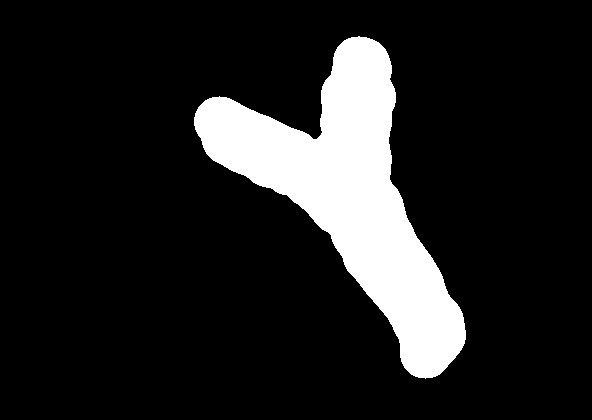
#> input picture maskt1.png, 592 x 420 px
$ jupyter execute --allow-errors 'Extração de Métricas.ipynb'   (Python 2 division)
#> lines starting #> are read from the running program, lines starting #| are printed output that depends on the picture; after the words box and inside, x2 and y2 are one past the last pixel; in counts of white or black regions, pixels touching at a corner belong together; pictures that were not available may be replaced by others from this repository, and a replacement may not be noted
#> `mask = cv2.imread('maskt1.png',0)`: mask: shape (420, 592); values 0 (black) and 1 (white), 13.3% white; 1 white region, box (x1, y1, x2, y2) and area: (194, 36, 466, 379) 33183
[cell 1]
import cv2

import numpy as np

import matplotlib.pyplot as plt

from skimage.filters import threshold_otsu

import scipy
from scipy.signal import convolve

import os

import xml.etree.ElementTree as ET

import math
from decimal import *

[cell 2]
def unsharp_mask(img, intensity):
    '''
    np.array, float -> np.array
    Realça as bordas através da aplicação do unsharp mask
    (convolução do filtro identidade - filtro laplaciano ponderado).

    Parâmetros
    ----------
    img : imagem de entrada a ser realçada pela técnica.
    intensity: intensidade da ponderação do realce de bordas.

    Return
    ------
    Numpy array contendo a imagem com bordas destacadas através do unsharp mask.
    '''
    kernel = np.array([[0,             -1*intensity,              0],
                       [-1*intensity,  (4*intensity)+1, -1*intensity],
                       [0,             -1*intensity,              0]])
    return convolve(img, kernel, mode='same')

[cell 3]
# [24 lines left out: function resultados, not called in this run]

[cell 4]
def read_content(xml_file):
    '''
    arquivo.xml -> string, list
    Realiza o parsing de um arquivo xml contendo as anotações ground truth de um quadro do vídeo
    e retorna o nome do quadro e a lista de coordenadas das caixas que contém as células anotadas.

    Parâmetros
    ----------
    xml_file: caminho para o arquivo xml

    Return
    ------
    filename: string com o nome do arquivo contendo o frame.
    list_with_all_boxes: literalmente uma lista contendo as coordenadas dos limites de todas as caixas
    que contém as células anotadas naquele quadro.
    '''

    #Define a árvore, e a raiz da mesma, que estrutura o arquivo
    tree = ET.parse(xml_file)
    root = tree.getroot()

    #Inicializa uma lista vazia
    list_with_all_boxes = []
    list_with_all_centers = []

    #Faz a leitura e o parsing do arquivo
    for boxes in root.iter('object'):

        filename = root.find('filename').text

        ymin, xmin, ymax, xmax = None, None, None, None

        for box in boxes.findall("bndbox"):
            ymin = int(box.find("ymin").text)
            xmin = int(box.find("xmin").text)
            ymax = int(box.find("ymax").text)
            xmax = int(box.find("xmax").text)

        #Formata e adiciona a lista um conjunto de coordenadas correspondente a uma célula anotada
        list_with_single_boxes = [xmin, ymin, xmax, ymax]
        list_with_all_boxes.append(list_with_single_boxes)
        list_with_all_centers.append(coord_to_center(xmin, ymin, xmax, ymax))

    return filename, list_with_all_boxes, list_with_all_centers

[cell 5]
# [14 lines left out: function coord_to_center, not called in this run]

[cell 6]
# [19 lines left out: function min_dist, not called in this run]

[cell 7]
# [20 lines left out: function min_dist_box, not called in this run]

[cell 8]
def TP_FP_FN(diretorio_img, diretorio_xml,mask):
    '''
    diretorio, diretorio, numpy.array -> int, int, int

    Dados um diretorio de imagens, um diretorio de xml's, e uma máscara, realiza a aplicação da transformada
    de Hough para circulos em todas as imagens do diretório, e compara os resultados encontrados com as anotações
    contidas nos arquivos xml dentro do diretorio de xml's.
    Parâmetros
    ----------
    diretorio_img: Caminho do diretório populado com imagens a processar.
    diretorio_xml: Caminho do diretório populado com xml's das anotações ground truth respectiva aos quadros do vídeo
    mask: np.array contendo a máscara de segmentação da área de interesse do quadro.

    Return
    ------
    TP: True positives, detecções que de fato pertencem ao quadro.
    FP: False positives, detecções que não pertencem ao quadro, de fato.
    FN: False negatives, células anotadas que não foram detectadas.
    '''
#> called with diretorio_img = 'to_process/', diretorio_xml = 'annotations_to_process/'

    #Variavel local
    TP = 0
    FP = 0
    FN = 0

    #Lista todos os arquivos nos diretórios
    files_img = os.listdir(diretorio_img)
    files_xml = os.listdir(diretorio_xml)

    #Organiza todos os arquivos encontrados
    files_img = np.sort(files_img)
    files_xml = np.sort(files_xml)

    #Extrai, uma-a-uma, as imagens do diretório para serem processadas
    num_files_img = len(files_img)
    img_matrix = np.zeros((num_files_img,420,592), dtype=np.uint8)

    for file_index, file in enumerate(files_img):
        TP_frame = 0
        FP_frame = 0
        FN_frame = 0

        img_matrix[file_index] = cv2.imread((diretorio_img+file),0)
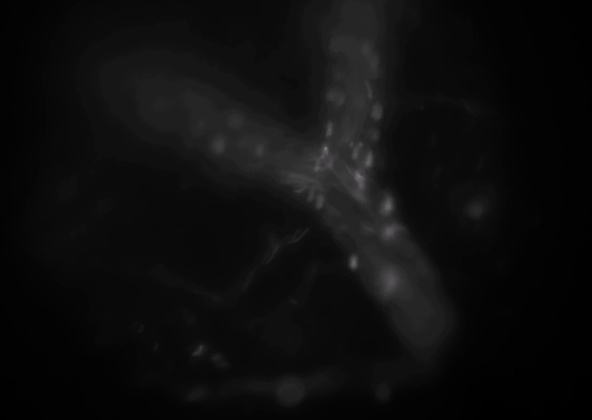
#> input picture to_process/brain_1__100.jpg, 592 x 420 px

        #Conversão para RGB, para sobrepor os círculos encontrados
        cimg = cv2.cvtColor(img_matrix[file_index],cv2.COLOR_GRAY2BGR)

        #Aplicação do unsharp mask para o destaque de bordas
        img_enhanced = unsharp_mask(img_matrix[file_index], 1)

        #Aplicação da máscara
        img_enhanced_masked = np.multiply(img_enhanced,mask)
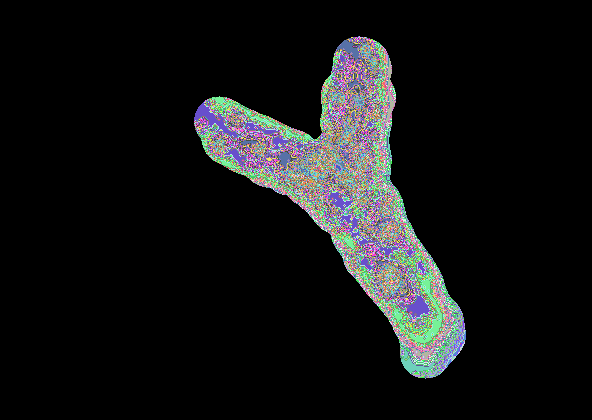
#> img_enhanced_masked: shape (420, 592) int64; 129 distinct labels, from 0 to 183; one colour per label, 0 black
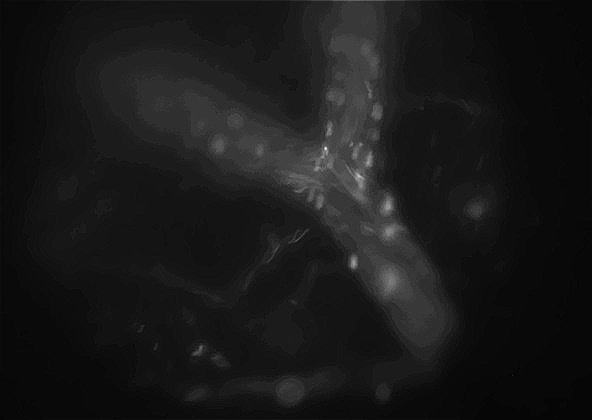
#> img_enhanced: shape (420, 592) int64; min -5, max 183, mean 13.6; drawn with min black and max white

        #Conversão para uint8, requisito do método
        img_enhanced_masked_uint8 = np.uint8(img_enhanced_masked)
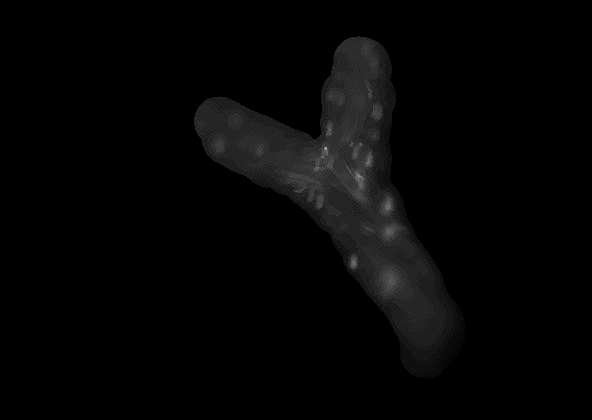
#> img_enhanced_masked_uint8: shape (420, 592); min 0, max 183, mean 5.1

        #Definição dos parâmetros
        par_dp = 1        #The inverse ratio of resolution || Resolução da matriz acumuladora
        par_min_dist = 8  #Minimum distance between detected centers || Mínima distância entre os circulos detectados
        par_param1 = 70   #Upper threshold for the internal Canny edge detector || Limite superior para o detector de bordas interno
        par_param2 = 8    #Threshold for center detection. || Rigidez do votador responsável pelo julgamento dos candidatos a círculos detectados
        par_minRadius = 4 #mMinimum radio to be detected. If unknown, put zero as default. || Raio de busca mínimo
        par_maxRadius = 9 #Maximum radius to be detected. If unknown, put zero as default || Raio de busca máximo

        #Aplicação da Técnica
        circles = cv2.HoughCircles(img_enhanced_masked_uint8, #Input image (grayscale, uint8)
                               cv2.HOUGH_GRADIENT,            #CV_HOUGH_GRADIENT: Define the detection method. Currently this is the only one available in OpenCV
                                par_dp,par_min_dist,param1=par_param1,param2=par_param2,minRadius=par_minRadius,maxRadius=par_maxRadius)
#> circles = 23 rows, first 8: [388.5, 230.5, 8.2], [387.5, 280.5, 7.3], [325.5, 163.5, 6], [297.5, 183.5, 8.4], [359.5, 196.5, 7.1], [312.5, 186.5, 8.4], [353.5, 184.5, 8.4], [355.5, 167.5, 8.4]

        circles_centers = circles[:,:,0:2]
#> circles_centers = 23 rows, first 8: [388.5, 230.5], [387.5, 280.5], [325.5, 163.5], [297.5, 183.5], [359.5, 196.5], [312.5, 186.5], [353.5, 184.5], [355.5, 167.5]

        if len(circles) > 0:
            #Extraindo as anotações de cada frame
            name, boxes, boxes_centers = read_content("annotations_to_process/brain_1__{}.xml".format(file_index+1))

            #Buscando, para cada circulo detectado, um circulo anotado no mesmo lugar, se houver, TP++, se não, FP++
            for detected_circle in circles[0,:]:
                center = (detected_circle[0],detected_circle[1])
                if(min_dist(center,boxes) <= 7):
                    TP += 1
                    TP_frame +=1
                else:
                    FP += 1
                    FP_frame += 1

            #Para cada anotação, busca-se na lista de circulos por um com distância menor que 2, se não houver, FN++
            for box in boxes:
                if(min_dist_box(box,circles[0,:]) > 7):
                    FN += 1
                    FN_frame += 1

            #print ("Frame {}: True positives = {} || False positives = {} || False negatives = {}.".format(file_index,TP_frame, FP_frame, FN_frame))

    return TP,FP,FN

[cell 9]
#Carregando a Máscara
mask = cv2.imread('maskt1.png',0)

#Extraindo Métricas
#> (the rest of this cell did not finish here and is left out)

# Otimização dos Parâmetros:

[cell 10]
def Test(arg_dp, arg_md, arg_par1, arg_par2, arg_minR, arg_maxR):
    #Variavel local
#> called with arg_dp = 1, arg_md = 1, arg_par1 = 70, arg_par2 = 6, arg_minR = 4, arg_maxR = 9
    TP = 0
    FP = 0
    FN = 0
    mask = cv2.imread('maskt1.png',0)
    diretorio_img = "to_process/"
    diretorio_xml = "annotations_to_process/"
    #Lista todos os arquivos nos diretórios
    files_img = os.listdir("to_process/")
    files_xml = os.listdir("annotations_to_process/")

    #Organiza todos os arquivos encontrados
    files_img = np.sort(files_img)
    files_xml = np.sort(files_xml)

    #Extrai, uma-a-uma, as imagens do diretório para serem processadas
    num_files_img = len(files_img)
    img_matrix = np.zeros((num_files_img,420,592), dtype=np.uint8)

    for file_index, file in enumerate(files_img):
        TP_frame = 0
        FP_frame = 0
        FN_frame = 0

        img_matrix[file_index] = cv2.imread((diretorio_img+file),0)

        #Conversão para RGB, para sobrepor os círculos encontrados
        cimg = cv2.cvtColor(img_matrix[file_index],cv2.COLOR_GRAY2BGR)

        #Aplicação do unsharp mask para o destaque de bordas
        img_enhanced = unsharp_mask(img_matrix[file_index], 1)

        #Aplicação da máscara
        img_enhanced_masked = np.multiply(img_enhanced,mask)

        #Conversão para uint8, requisito do método
        img_enhanced_masked_uint8 = np.uint8(img_enhanced_masked)

        #Definição dos parâmetros
        par_dp = arg_dp          #The inverse ratio of resolution || Resolução da matriz acumuladora
        par_min_dist = arg_md    #Minimum distance between detected centers || Mínima distância entre os circulos detectados
        par_param1 = arg_par1    #Upper threshold for the internal Canny edge detector || Limite superior para o detector de bordas interno
        par_param2 = arg_par2    #Threshold for center detection. || Rigidez do votador responsável pelo julgamento dos candidatos a círculos detectados
        par_minRadius = arg_minR #mMinimum radio to be detected. If unknown, put zero as default. || Raio de busca mínimo
        par_maxRadius = arg_maxR #Maximum radius to be detected. If unknown, put zero as default || Raio de busca máximo

        #Aplicação da Técnica
        circles = cv2.HoughCircles(img_enhanced_masked_uint8, #Input image (grayscale, uint8)
                               cv2.HOUGH_GRADIENT,            #CV_HOUGH_GRADIENT: Define the detection method. Currently this is the only one available in OpenCV
                                par_dp,par_min_dist,param1=par_param1,param2=par_param2,minRadius=par_minRadius,maxRadius=par_maxRadius)
#> circles = 209 rows, first 8: [360.5, 195.5, 8.4], [388.5, 230.5, 8.2], [387.5, 280.5, 7.3], [325.5, 163.5, 6], [297.5, 183.5, 8.4], [358.5, 170.5, 8.4], [359.5, 196.5, 7.1], [392.5, 273.5, 6]

        circles_centers = circles[:,:,0:2]
#> circles_centers = 209 pairs, first value 216.5 to 406.5, second value 66.5 to 310.5

        if len(circles) > 0:
            #Extraindo as anotações de cada frame
            name, boxes, boxes_centers = read_content("annotations_to_process/brain_1__{}.xml".format(file_index+1))

            #Buscando, para cada circulo detectado, um circulo anotado no mesmo lugar, se houver, TP++, se não, FP++
            for detected_circle in circles[0,:]:
                center = (detected_circle[0],detected_circle[1])
                if(min_dist(center,boxes) <= 7):
                    TP += 1
                    TP_frame +=1
                else:
                    FP += 1
                    FP_frame += 1

            #Para cada anotação, busca-se na lista de circulos por um com distância menor que 2, se não houver, FN++
            for box in boxes:
                if(min_dist_box(box,circles[0,:]) > 7):
                    FN += 1
                    FN_frame += 1

            #print ("Frame {}: True positives = {} || False positives = {} || False negatives = {}.".format(file_index,TP_frame, FP_frame, FN_frame))

    #Exibindo resultados
    #print resultados(TP,FP,FN)[0]*100+resultados(TP,FP,FN)[1]*100+resultados(TP,FP,FN)[2]*100
    print ""
    print "TP: {}, FP: {}, FN: {}".format(TP,FP,FN)
    print "Pr: {:.2f}%, Re: {:.2f}%, F1 = {:.2f}%.".format(resultados(TP,FP,FN)[0]*100,resultados(TP,FP,FN)[1]*100,resultados(TP,FP,FN)[2]*100)
    print ""
    return

#> (a cell that did not finish here is left out)

#> (a cell that did not finish here is left out)

#> in Test (call 2), `circles = cv2.HoughCircles(img_enhanced_masked_uint8,`: circles = 36 rows, first 8: [385.5, 209.5, 6.4], [326.5, 159.5, 6.4], [300.5, 180.5, 6.4], [337.5, 98.5, 6.4], [338.5, 97.5, 6.4], [365.5, 198.5, 6.4], [362.5, 198.5, 5.2], [384.5, 210.5, 5.2]
